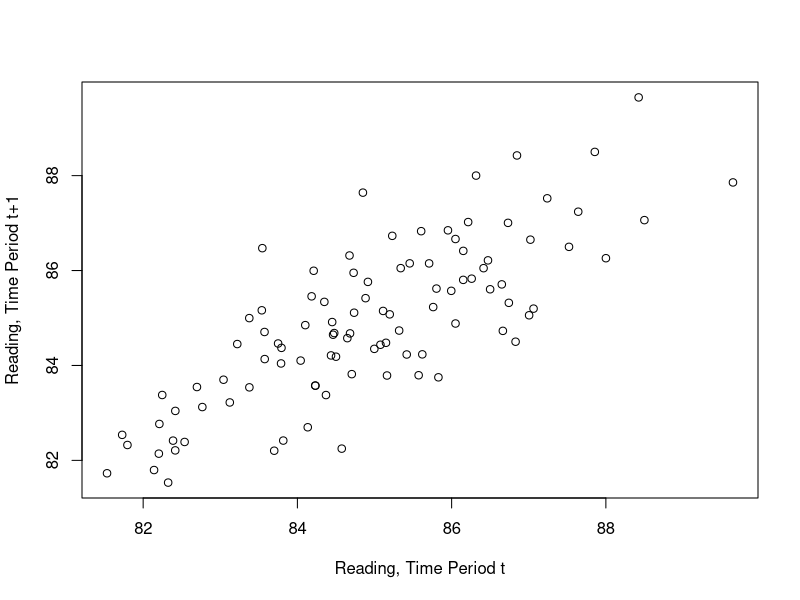
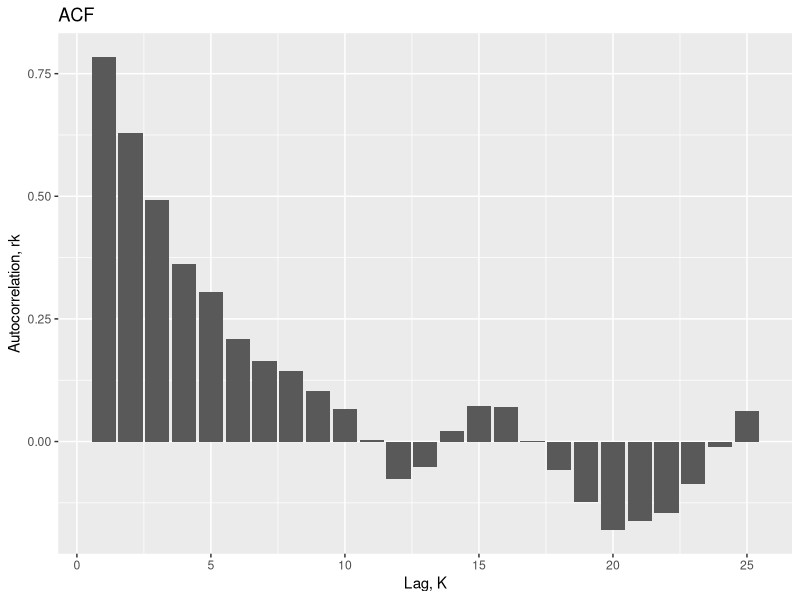

Write the R code that produced these figures, in order.
## ---- chunk 1

# Data load


viscosity <- read.csv("viscosity.csv", header= T, sep=";")
head(viscosity)
attach(viscosity)

## ---- chunk 2



yHat <- round(mean(Readings),4)
yHat

# just a comment

## ---- chunk 3

t <- Readings[-length(Readings)]
t_1 <- Readings[-1]

plot(t,t_1, xlab="Reading, Time Period t", ylab="Reading, Time Period t+1",)

## ---- chunk 4


# Covariance of the time 0

co <- function(vector){
  
  Co <- c()
  
  for (i in 1:length(vector)){
  
    Co[i] <- (vector[i]-yHat)*(vector[i]-yHat)
  
  }
  
  Co <- sum(Co)/length(vector)
  Co <- round(Co, 4)
  
  return (Co)
  
}

Co <- co(Readings)
Co
## ---- chunk 5
# Autocovariance lag k = 1

C1 <- c()

for (i in 1:(length(Readings)-1)){
  
  C1[i] <- (Readings[i]-yHat)*(Readings[i+1]-yHat)
  
}
C1 <- sum(C1)/100
C1
## ---- chunk 6

r1 <- C1/Co
r1

## ---- chunk 7
# Autocovariance lag k = 2

C2 <- c()

for (i in 1:(length(Readings)-2)){
  
  C2[i] <- (Readings[i]-yHat)*(Readings[i+2]-yHat)
  
}
C2 <- sum(C2)/100
C2
## ---- chunk 8

# ACF autocorrelation function

ACF <- function(vector,kend = 25){
  
  yHat <- mean(vector)
  Co <- co(vector)
  
  cov_vector <- c()
  rn <- c()
  
  for ( i in 1:kend){
    
    Cn <- c()
    
    for (j in 1:(length(vector)-i)){
  
      Cn[j] <-(vector[j]-yHat)*(vector[j+i]-yHat)
      
    }
    cov_vector[i]<- sum(Cn)/length(vector)
    rn[i] <- cov_vector[i]/Co
  }
  
  #cov_vector < round(cov_vector,4)
  #rn <- round(rn,4)
  result <- data.frame(cov_vector,rn)
  return(result)
  
  
}

## ---- chunk 9

# ACF results

acf <- ACF(Readings)

acf[2]
## ---- chunk 10
library(dplyr)
library(ggplot2)

ggplot(acf, aes(x = seq(1:25), y = rn)) +
  geom_col(position = "identity") + 
  ggtitle("ACF") +
  xlab("Lag, K") + ylab("Autocorrelation, rk")
